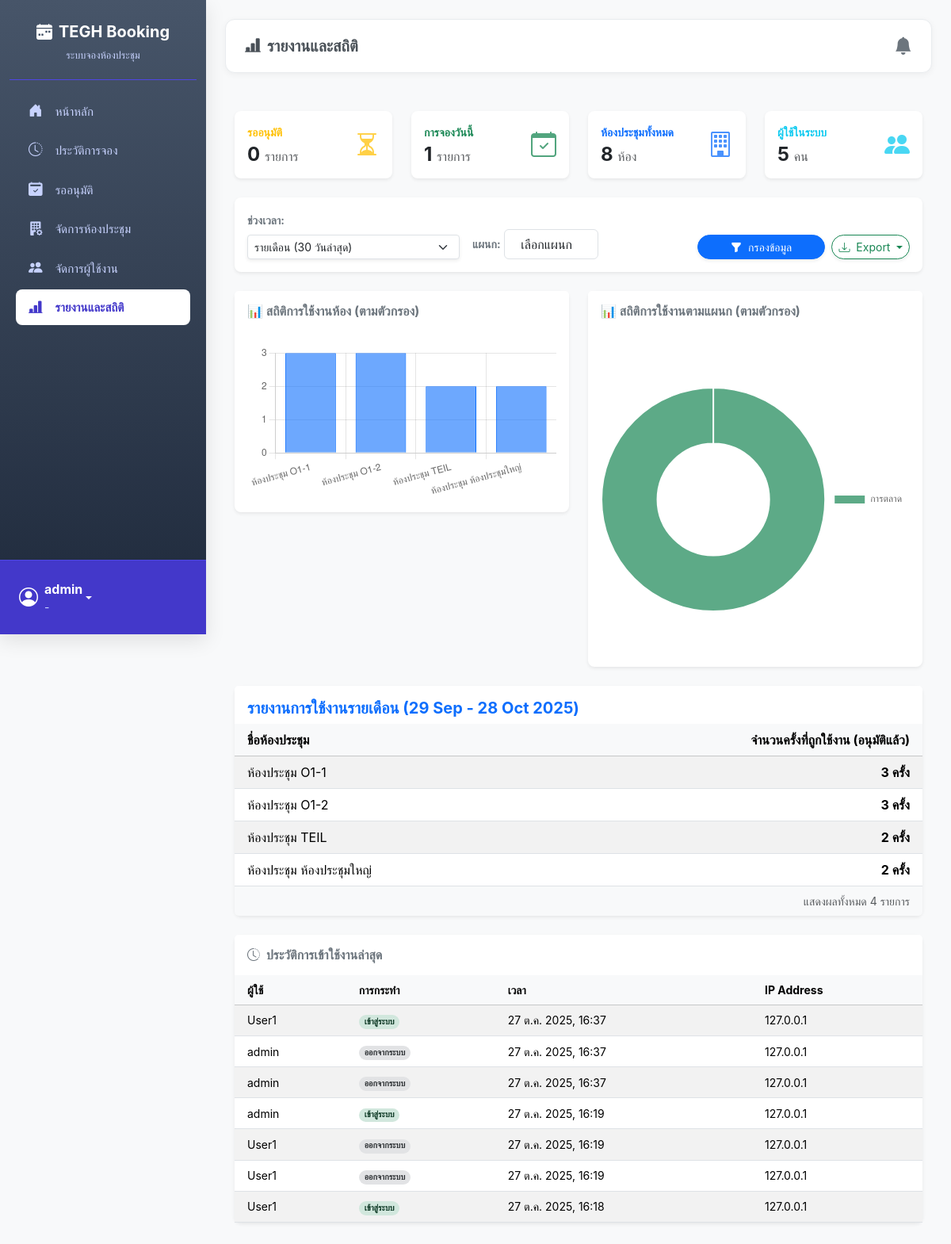
Page /reports/ (signed in) on the earlier database version.
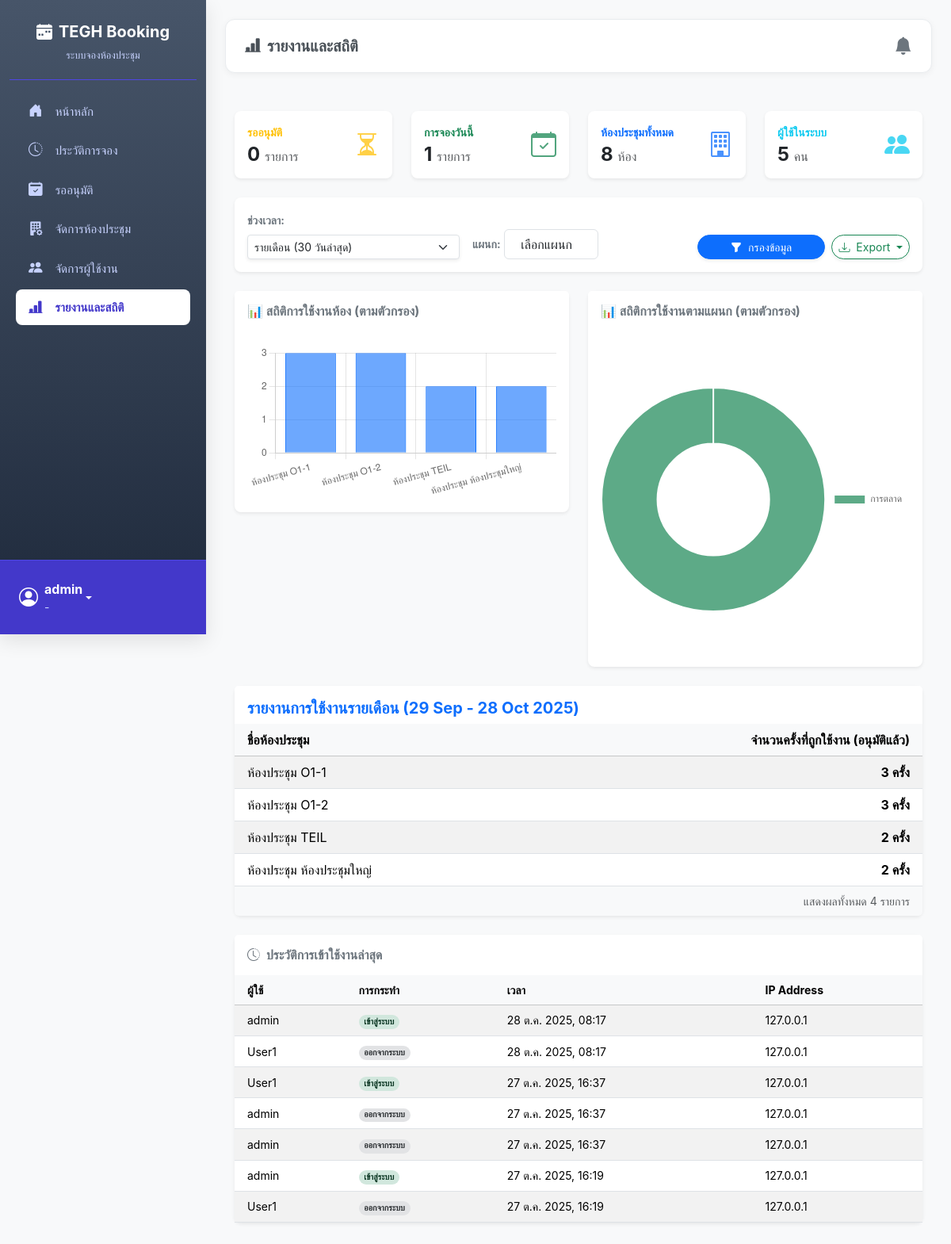
Same page on the later database version.
### booking/models.py (models this page shows, shortened)
class Room(models.Model):
    name = models.CharField("ชื่อห้องประชุม", max_length=100, unique=True)
    capacity = models.PositiveIntegerField("ความจุ (คน)", default=1)
    building = models.CharField("อาคาร", max_length=50, blank=True, null=True)
    floor = models.CharField("ชั้น", max_length=20, blank=True, null=True)
    equipment_in_room = models.TextField("อุปกรณ์ภายในห้อง (อื่นๆ)", blank=True, null=True) # Field สำหรับพิมพ์อุปกรณ์อื่นๆ
    image = models.ImageField("รูปภาพห้องประชุม", upload_to='room_images/', blank=True, null=True)
    class Meta:
        verbose_name = "ห้องประชุม"
        verbose_name_plural = "ห้องประชุม"
        ordering = ['name']

class LoginHistory(models.Model):
    user = models.ForeignKey(User, on_delete=models.CASCADE, verbose_name="ผู้ใช้")
    timestamp = models.DateTimeField("เวลาที่บันทึก", auto_now_add=True)
    ACTION_CHOICES = [('LOGIN', 'เข้าสู่ระบบ'), ('LOGOUT', 'ออกจากระบบ')]
    action = models.CharField("การกระทำ", max_length=10, choices=ACTION_CHOICES)
    ip_address = models.GenericIPAddressField("IP Address", null=True, blank=True)
    class Meta:
        ordering = ['-timestamp']

### booking/views.py (the view)
# urls.py: path('reports/', views.reports_view, name='reports'), # <-- (หน้านี้จะรวมทุกอย่าง)
@login_required
@user_passes_test(is_admin)
def reports_view(request):
    period = request.GET.get('period', 'monthly')
    department = request.GET.get('department', '')
    today = timezone.now().date()
    start_date = today
    if period == 'daily':
        start_date = today
        report_title = f'รายงานการใช้งานรายวัน ({today:%d %b %Y})'
    elif period == 'weekly':
        start_date = today - timedelta(days=6)
        report_title = f'รายงานการใช้งานรายสัปดาห์ ({start_date:%d %b} - {today:%d %b %Y})'
    else:
        period = 'monthly'
        start_date = today - timedelta(days=29)
        report_title = f'รายงานการใช้งานรายเดือน ({start_date:%d %b} - {today:%d %b %Y})'
    recent_bookings = Booking.objects.filter(
        start_time__date__gte=start_date,
        start_time__date__lte=today,
        status='APPROVED'
    )
    if department:
        recent_bookings = recent_bookings.filter(department=department)
        report_title += f" (แผนก: {department})"
    room_usage_stats = Room.objects.annotate(
        booking_count=Count('bookings', filter=Q(bookings__in=recent_bookings))
    ).filter(booking_count__gt=0).order_by('-booking_count')
    room_usage_labels = [r.name for r in room_usage_stats[:10]]
    room_usage_data = [r.booking_count for r in room_usage_stats[:10]]
    dept_usage_query = recent_bookings.exclude(department__exact='').exclude(department__isnull=True) \
                                      .values('department') \
                                      .annotate(count=Count('id')) \
                                      .order_by('-count')
    dept_usage_labels = [d['department'] for d in dept_usage_query[:10] if d.get('department')]
    dept_usage_data = [d['count'] for d in dept_usage_query[:10] if d.get('department')]
    departments_dropdown = Booking.objects.exclude(department__exact='').exclude(department__isnull=True) \
                                 .values_list('department', flat=True) \
                                 .distinct().order_by('department')
    context = {
        'room_usage_stats': room_usage_stats,
        'report_title': report_title,
        'all_departments': departments_dropdown,
        'current_period': period,
        'current_department': department,
        'room_usage_labels': json.dumps(room_usage_labels),
        'room_usage_data': json.dumps(room_usage_data),
        'dept_usage_labels': json.dumps(dept_usage_labels),
        'dept_usage_data': json.dumps(dept_usage_data),
        'pending_count': Booking.objects.filter(status='PENDING').count(),
        'today_bookings_count': Booking.objects.filter(start_time__date=timezone.now().date(), status='APPROVED').count(),
        'total_users_count': User.objects.count(),
        'total_rooms_count': Room.objects.count(),
        'login_history': LoginHistory.objects.select_related('user').order_by('-timestamp')[:7],
     }
    return render(request, 'pages/reports.html', context)

### booking/views.py (called while the page is built)
def is_admin(user):
    return user.is_authenticated and (user.is_superuser or user.groups.filter(name='Admin').exists())

def is_approver_or_admin(user):
    return user.is_authenticated and (user.is_superuser or user.groups.filter(name__in=['Approver', 'Admin']).exists())

### templates/pages/reports.html (shortened to what the changed rows need)
{% extends 'base.html' %}
{% load static %}
{% block content %}
<div class="container-fluid py-4">
    <div class="card shadow-sm border-0 rounded-3 mb-4">
        <div class="table-responsive">
            <table class="table table-striped table-hover mb-0 align-middle">
                <thead class="table-light">
                    <tr>
                        <th scope="col" class="ps-3" style="width: 60%;">ชื่อห้องประชุม</th>
                        <th scope="col" class="text-end pe-3">จำนวนครั้งที่ถูกใช้งาน (อนุมัติแล้ว)</th>
                    </tr>
                </thead>
                <tbody>
                    {% for room_stat in room_usage_stats %}
                    <tr>
                        <td class="ps-3">{{ room_stat.name }}</td>
                        <td class="text-end pe-3 fw-bold">{{ room_stat.booking_count }} ครั้ง</td>
                    </tr>
                    {% endfor %}
                </tbody>
            </table>
        </div>
    </div>
    <div class="card shadow-sm border-0 rounded-3">
        <div class="table-responsive">
            <table class="table table-striped table-hover mb-0 align-middle small">
                <thead class="table-light">
                    <tr>
                        <th scope="col" class="ps-3">ผู้ใช้</th>
                        <th scope="col">การกระทำ</th>
                        <th scope="col">เวลา</th>
                        <th scope="col">IP Address</th>
                    </tr>
                </thead>
                <tbody>
                    {% for log in login_history %}
                    <tr>
                        <td class="ps-3">{{ log.user.username }}</td>
                        <td>
                            {% if log.action == 'LOGIN' %}
                                <span class="badge bg-success-subtle text-success-emphasis rounded-pill">เข้าสู่ระบบ</span>
                            {% else %}
                                <span class="badge bg-secondary-subtle text-secondary-emphasis rounded-pill">ออกจากระบบ</span>
                            {% endif %}
                        </td>
                        <td>{{ log.timestamp|date:"d M Y, H:i" }}</td>
                        <td>{{ log.ip_address|default:"-" }}</td>
                    </tr>
                    {% empty %}
                    <tr>
                        <td colspan="4" class="text-center text-muted p-4">
                            <em>ยังไม่มีประวัติการเข้าใช้งาน</em>
                        </td>
                    </tr>
                    {% endfor %}
                </tbody>
            </table>
        </div>
    </div>
</div>
{% endblock %}

### templates/base.html (shortened to what this page needs)
{% load static %}
<!DOCTYPE html>
<html lang="th">
<head>
    <link href="https://cdn.jsdelivr.net/npm/bootstrap@5.3.3/dist/css/bootstrap.min.css" rel="stylesheet" ...>
    <link rel="stylesheet" href="https://cdn.jsdelivr.net/npm/bootstrap-icons@1.11.3/font/bootstrap-icons.min.css">
    <link href="https://cdn.jsdelivr.net/npm/select2@4.1.0-rc.0/dist/css/select2.min.css" rel="stylesheet" />
    <link rel="stylesheet" href="https://cdn.jsdelivr.net/npm/select2-bootstrap-5-theme@1.3.0/dist/select2-bootstrap-5-theme.min.css" />
    <link rel="stylesheet" href="{% static 'css/theme.css' %}">
</head>
<body>
    <nav class="sidebar">
        <div class="sidebar-header">
            <h5 class="fw-bold"><i class="bi bi-calendar-week-fill me-2"></i>TEGH Booking</h5>
            <small class="text-muted">ระบบจองห้องประชุม</small>
        </div>
        <div class="flex-grow-1" style="overflow-y: auto;">
            <ul class="nav flex-column p-2">
                 {% for item in menu_items %}
                    {% if item.show %}
                        <li class="nav-item">
                            <a class="nav-link {% if item.active %}active{% endif %} d-flex justify-content-between align-items-center" href="{% url item.url_name %}">
                                <span>
                                    <i class="{{ item.icon }}"></i> {{ item.label }}
                                </span>
                            </a>
                        </li>
                     {% endif %}
                {% endfor %}
            </ul>
        </div>
        <div class="sidebar-footer">
            {% if user.is_authenticated %}
            <div class="dropdown">
                <a href="#" class="text-white text-decoration-none dropdown-toggle" id="dropdownUser1" data-bs-toggle="dropdown" aria-expanded="false">
                    <i class="bi bi-person-circle fs-4 me-2"></i>
                    <div class="text-start">
                        <strong>{{ user.get_full_name|default:user.username }}</strong>
                        <div class="small">{{ user.email|default:"-" }}</div>
                    </div>
                </a>
            </div>
            {% endif %}
        </div>
    </nav>
    <main class="main-content-wrapper flex-grow-1">
        <div class="page-header">
            <h5 class="mb-0">{% block page_title %}หน้าจองห้องประชุม{% endblock %}</h5>
            <div>
                {% if user.is_authenticated and is_admin_user %}
                <div class="dropdown">
                    <a href="#" class="header-notification-bell"
                       id="notificationBell"
                       data-bs-toggle="dropdown"
                       aria-expanded="false"
                       title="รายการแจ้งเตือน">
                        <i class="bi bi-bell-fill"></i>
                    </a>
                </div>
                {% endif %}
            </div>
        </div>
        {% block content %}{% endblock %}
    </main>
</body>
</html>

Differences in the rows shown:
no longer on this page (row unchanged): LoginHistory: user.username "User1", action "ออกจากระบบ", timestamp "27 ต.ค. 2025, 16:19", ip_address "127.0.0.1"
no longer on this page (row unchanged): LoginHistory: user.username "User1", action "เข้าสู่ระบบ", timestamp "27 ต.ค. 2025, 16:18", ip_address "127.0.0.1"
added LoginHistory: user.username "admin", action "เข้าสู่ระบบ", timestamp "28 ต.ค. 2025, 08:17", ip_address "127.0.0.1"
added LoginHistory: user.username "User1", action "ออกจากระบบ", timestamp "28 ต.ค. 2025, 08:17", ip_address "127.0.0.1"
